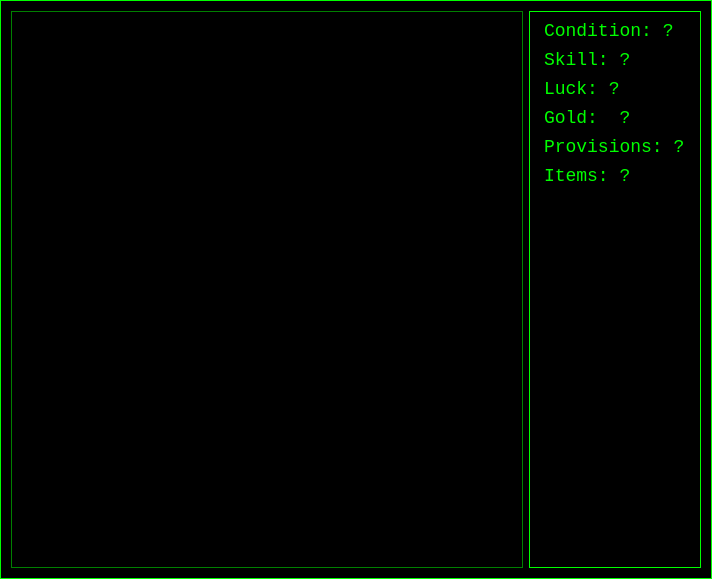
<?xml version="1.0" encoding="UTF-8"?>
<ui version="4.0">
 <class>QtGameDialog</class>
 <widget class="QDialog" name="QtGameDialog">
  <property name="geometry">
   <rect>
    <x>0</x>
    <y>0</y>
    <width>712</width>
    <height>579</height>
   </rect>
  </property>
  <property name="windowTitle">
   <string>City of Thieves</string>
  </property>
  <property name="styleSheet">
   <string notr="true">QWidget {
  background-color: black;
  border: 1px solid lime
}

QPlainTextEdit {
  font: 32px  &quot;URW Chancery L&quot;;
  color: lime;
  background-color: black;
  border: 1px solid green
}

QLabel {
  font: 18px  monospace;
  border: 1px solid black;
  color: lime;
  background-color: black
}

QScrollBar {
  color: lime;
  background-color: black;
  border: 1px solid lime
}

QScrollBar::handle {
  background: green
}
</string>
  </property>
  <layout class="QGridLayout" name="gridLayout">
   <item row="0" column="0">
    <widget class="QPlainTextEdit" name="plainTextEdit">
     <property name="verticalScrollBarPolicy">
      <enum>Qt::ScrollBarAlwaysOff</enum>
     </property>
     <property name="readOnly">
      <bool>true</bool>
     </property>
     <property name="plainText">
      <string/>
     </property>
     <property name="textInteractionFlags">
      <set>Qt::NoTextInteraction</set>
     </property>
     <property name="backgroundVisible">
      <bool>false</bool>
     </property>
     <property name="centerOnScroll">
      <bool>false</bool>
     </property>
     <property name="placeholderText">
      <string/>
     </property>
    </widget>
   </item>
   <item row="0" column="1">
    <widget class="QWidget" name="widget" native="true">
     <layout class="QGridLayout" name="gridLayout_2">
      <item row="0" column="0" colspan="2">
       <widget class="QLabel" name="label_condition">
        <property name="text">
         <string>Condition: ?</string>
        </property>
        <property name="alignment">
         <set>Qt::AlignLeading|Qt::AlignLeft|Qt::AlignVCenter</set>
        </property>
       </widget>
      </item>
      <item row="4" column="0" colspan="2">
       <widget class="QLabel" name="label_provisions">
        <property name="text">
         <string>Provisions: ?</string>
        </property>
       </widget>
      </item>
      <item row="6" column="0">
       <spacer name="verticalSpacer">
        <property name="orientation">
         <enum>Qt::Vertical</enum>
        </property>
        <property name="sizeHint" stdset="0">
         <size>
          <width>20</width>
          <height>40</height>
         </size>
        </property>
       </spacer>
      </item>
      <item row="1" column="0" colspan="2">
       <widget class="QLabel" name="label_skill">
        <property name="text">
         <string>Skill: ?</string>
        </property>
       </widget>
      </item>
      <item row="3" column="0" colspan="2">
       <widget class="QLabel" name="label_gold">
        <property name="text">
         <string>Gold:  ?</string>
        </property>
       </widget>
      </item>
      <item row="2" column="0" colspan="2">
       <widget class="QLabel" name="label_luck">
        <property name="text">
         <string>Luck: ?</string>
        </property>
       </widget>
      </item>
      <item row="7" column="0" colspan="2">
       <widget class="QLabel" name="image">
        <property name="text">
         <string/>
        </property>
        <property name="pixmap">
         <pixmap resource="HetRoversnest.qrc">:/images/ZanbarBone.jpg</pixmap>
        </property>
        <property name="alignment">
         <set>Qt::AlignCenter</set>
        </property>
       </widget>
      </item>
      <item row="5" column="0">
       <widget class="QLabel" name="label_items">
        <property name="text">
         <string>Items: ?</string>
        </property>
       </widget>
      </item>
     </layout>
    </widget>
   </item>
  </layout>
 </widget>
 <resources>
  <include location="HetRoversnest.qrc"/>
 </resources>
 <connections/>
</ui>
